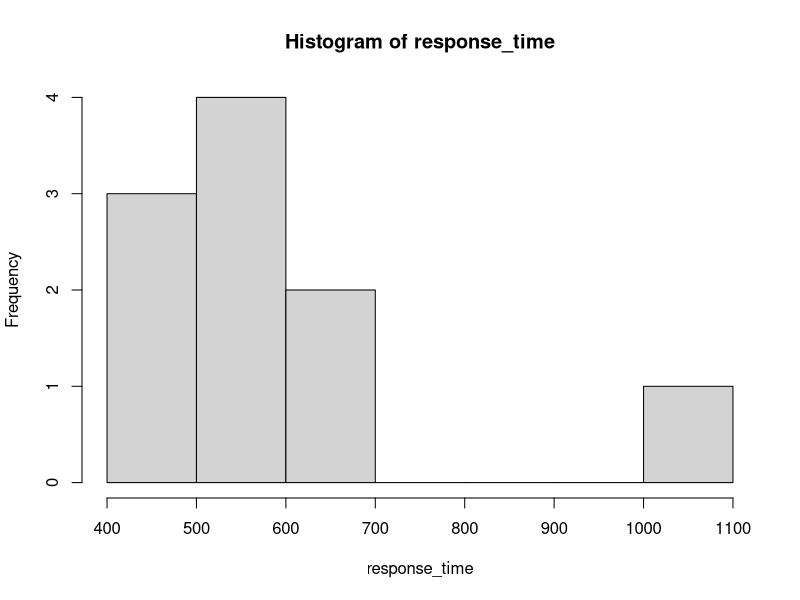

Write R code to recreate this figure. (Note: this script raises an error after producing the figure.)
# Clear environment
rm(list = ls())

# Using pipes: #########################################################
# EXAMPLE: I have collected data from 10 participants in an experiment, 
# and have recorded their response times to some stimulus, expressed in milliseconds:

response_time <- c(420, 619, 550, 521, 1003, 486, 512, 560, 495, 610)

hist(response_time) # Histogram of response times

# As is typical with RT data, there is a positive skew. To address this, I may
# want to work with a log transformed value. This can be done going step by step through
# the following function

a <- log(response_time) # Take the log
b <- mean(a) # Calculate the mean
c <- exp(b) # Then translate back from log, by using exponential
d <- round(c, digits = 2) # Round the output value
print(d) # Print what we get

# However, this produces a lot of extraenous variables and is untidy. Instead,
# we can look at nesting these functions, using a pipe (%>%)
# Unlike other operators, it isn’t part of base R. 
# It was introduced as part of the magrittr package, and has become widely adopted.

response_time %>% log(.) %>% 
  mean(.) %>% 
  exp(.) %>% 
  round(., digits = 2) %>%
  print(.)

# Here we see that the outcome (.) of the statement prior to the pipe, gets 
# passed to the next function